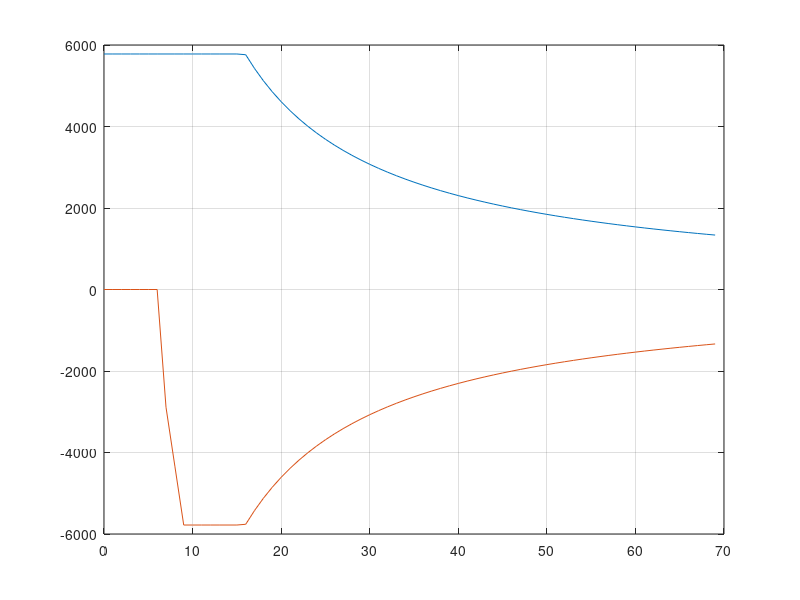

Write the MATLAB code that produced this figure.
r =9.73;
nr=0.9
rr = 0.33

coupleMaxMoteur = 660; %Nm
coupleMinMoteur = -660;
coupleMaxRoues = coupleMaxMoteur * nr * r; %Nm
coupleMinRoues = coupleMinMoteur * nr * r; %Nm
puissanceMaxMoteur = 310380; %W
puissanceMaxRoues = puissanceMaxMoteur * nr; %W
puissanceMinMoteur = -310380; %W
puissanceMinRoues = puissanceMinMoteur * nr; %W

vitesseMax = 250/3.6;%m/s
vitesseMinReg = 25/3.6;
vitesseDecroRadS = puissanceMaxRoues / coupleMaxRoues;
vitesseDecroMS_Max = puissanceMaxRoues / coupleMaxRoues * rr;
vitesseDecroMS_Min = puissanceMinRoues / coupleMinRoues * rr;

vitesseCouple = 0:1:vitesseMax

for k=1:1:vitesseMax+1
    
    if vitesseCouple(k) <= vitesseDecroMS_Max
        seuilCoupleMax(k) = coupleMaxRoues;
    elseif vitesseCouple(k) >= vitesseDecroMS_Max
        seuilCoupleMax(k)= puissanceMaxRoues / (vitesseCouple(k)/rr)
    end
end

for k=1:1:vitesseMax+1
    if vitesseCouple(k) <= vitesseDecroMS_Min
        seuilCoupleMin(k) = coupleMinRoues;
    elseif vitesseCouple(k) >= vitesseDecroMS_Min
        seuilCoupleMin(k)= puissanceMinRoues / (vitesseCouple(k)/rr)
    end
end

i = 2
for k=1:1:vitesseMinReg+4
   
    if vitesseCouple(k) <= vitesseMinReg
        seuilCoupleMin(k)=0;
    else vitesseCouple(k) > vitesseMinReg
        seuilCoupleMin(k)=coupleMinRoues * (i/4);
        i=i+1;
    end
    
end

plot(vitesseCouple, seuilCoupleMax, vitesseCouple, seuilCoupleMin )
grid ON
